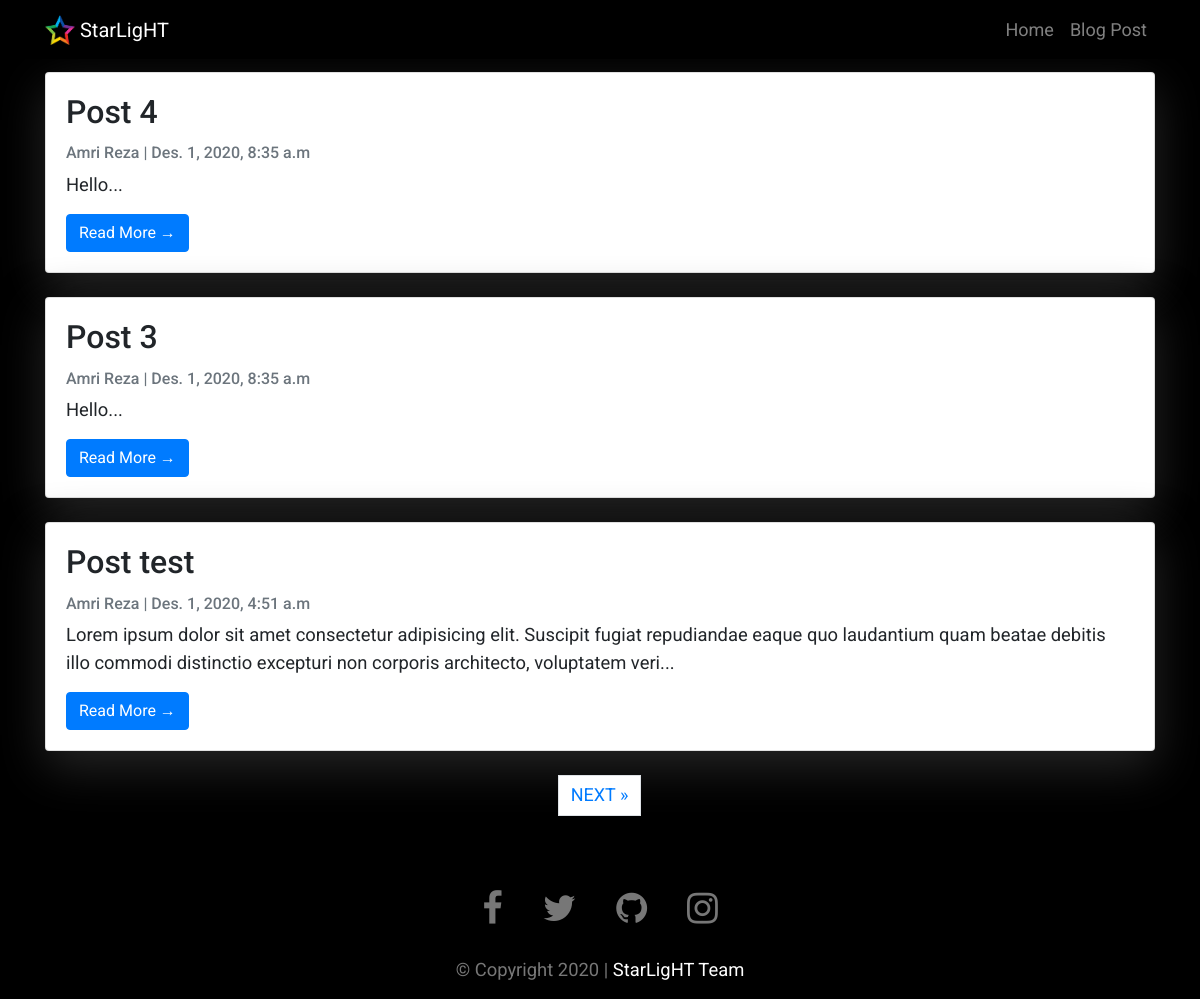
Screenshot of /blog/ with the database file from the repository.
### blog/models.py (models this page shows, shortened)
class Post(models.Model):
    title = models.CharField(max_length=200, unique=True)
    slug = models.SlugField(max_length=200, unique=True)
    author = models.ForeignKey(User, on_delete=models.CASCADE, related_name='blog_post')
    updated_on = models.DateTimeField(auto_now=True)
    content = models.TextField()
    created_on = models.DateTimeField(auto_now_add=True)
    status = models.IntegerField(choices=STATUS, default=0)
    class Meta:
        ordering = ['-created_on']

### blog/views.py (the view)
# urls.py: path("blog/", views.PostList, name="blog"),
def PostList(request):
    object_list = Post.objects.filter(status=1).order_by('-created_on')
    paginator = Paginator(object_list, 3)
    page = request.GET.get('page')
    try:
        post_list = paginator.page(page)
    except PageNotAnInteger:
        post_list = paginator.page(1)
    except EmptyPage:
        post_list = paginator.page(paginator.num_pages)
    finally:
        return render(request,
                    'blog/index.html',
                    {'page': page,
                    'post_list': post_list})

### templates/blog/index.html (shortened to what this page needs)
{% extends "base.html" %}
{% block content %}
<div class="container dark">
    <div class="row">
        <div class="col-md mt-3 left">
            {% for post in post_list %}
            <div class="card mb-4">
                <div class="card-body">
                    <h2 class="card-title">{{ post.title }}</h2>
                    <p class="card-text text-muted h6">{{ post.author.get_full_name }} | {{ post.created_on}} </p>
                    <p class="card-text">{{post.content|slice:":200" }}...</p>
                    <a href="{% url 'post_detail' post.slug  %}" class="btn btn-primary">Read More &rarr;</a>
                </div>
            </div>
            {% endfor %}
        </div>
    </div>
    {% if post_list.has_other_pages %}
    <ul class="pagination justify-content-center">
        {% if post_list.has_next %}
        <li><a href="?page={{ post_list.next_page_number }}" class="page-link"> NEXT &raquo;</a></li>
        {% endif %}
    </ul>
</div>
{% endif %}
{%endblock%}

### static/css/style.css (style rules this page uses)
* { outline: none !important; scroll-behavior: smooth; }
body { padding-top: 56px; font-family: 'Poppins', sans-serif; }
p { font-size: 1.15rem }

### templates/base.html (style rules this page uses)
body { font-family: "Roboto", sans-serif; font-size: 17px; background-color: #fdfdfd; }

### templates/blog/index.html (style rules this page uses)
body { font-family: "Roboto", sans-serif; font-size: 18px; background-color: #000; }
.dark { background-color: #000; }
.card { box-shadow: 0 16px 48px #262626; }

### rows the page displays
Post: title "Post 4", author.get_full_name "Amri Reza", created_on "Des. 1, 2020, 8:35 a.m", content "Hello"
Post: title "Post 3", author.get_full_name "Amri Reza", created_on "Des. 1, 2020, 8:35 a.m", content "Hello"
Post: title "Post test", author.get_full_name "Amri Reza", created_on "Des. 1, 2020, 4:51 a.m", content "Lorem ipsum dolor sit amet consectetur adipisicing elit. Suscipit fugiat repudiandae eaque quo laudantium quam beatae debitis illo commodi distinctio excepturi non corporis architecto, voluptatem veri"
